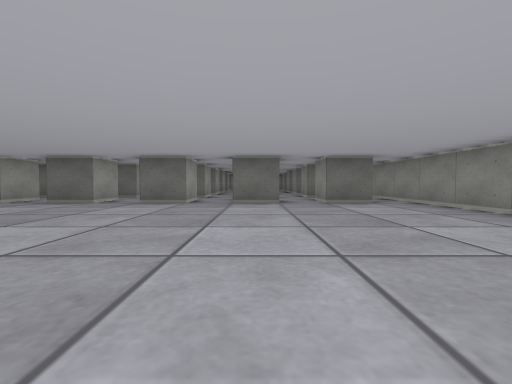
View 1 (above)

19 first-person views from a walk through a cub3D maze. The camera is about half as high as the walls, tilts 2° down and sees 90° across. The floor is counted in squares. Each view is taken from the middle of a square. On the plan, view 1 faces up. The plan holds only what a view shows up to about 9 squares ahead; the rest is blank.

View 2
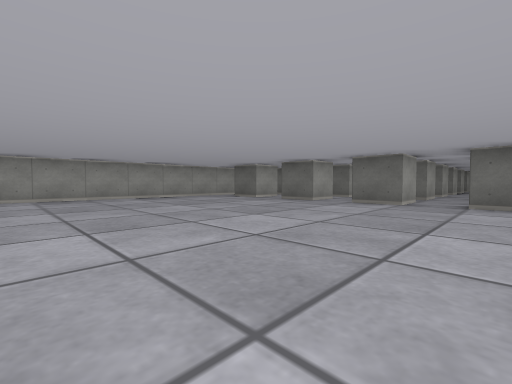

View 3
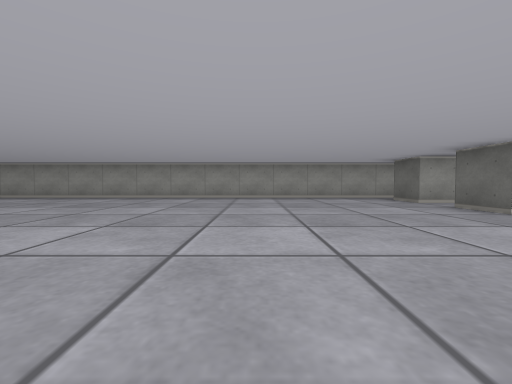

View 4
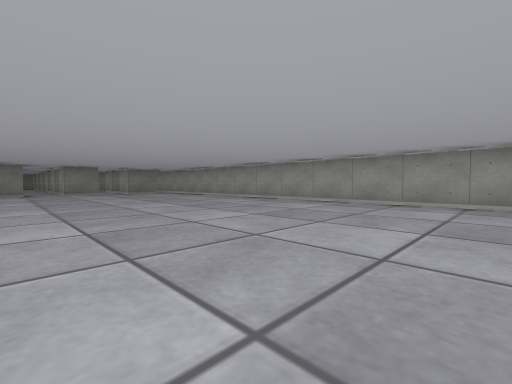

View 5
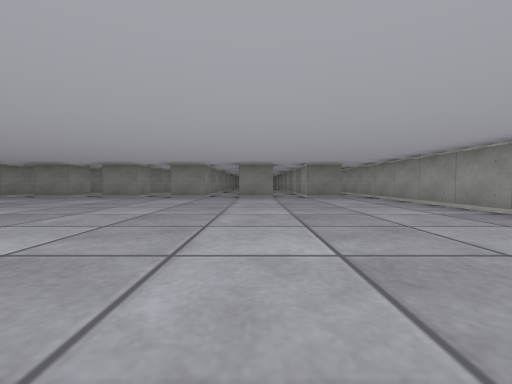

View 6
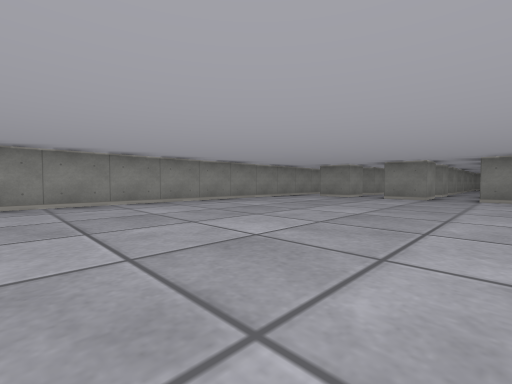

View 7
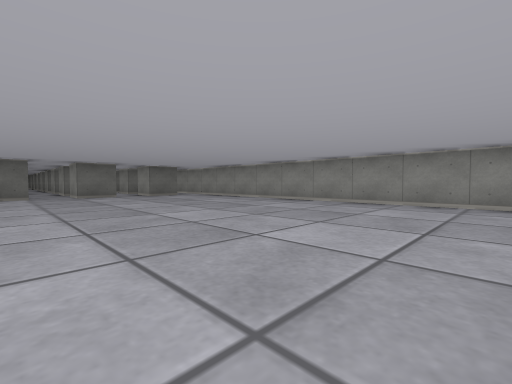

View 8
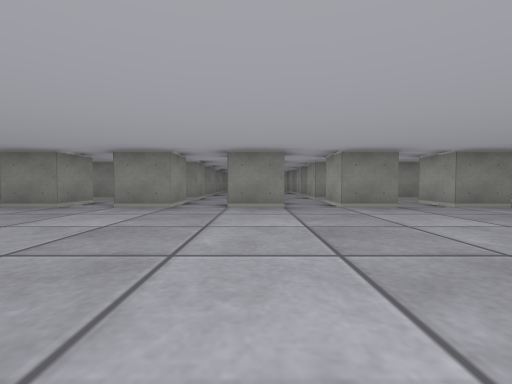

View 9
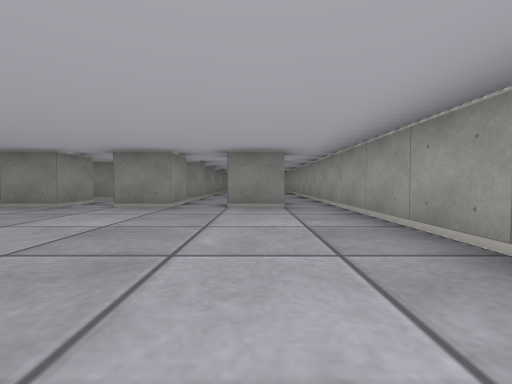

View 10
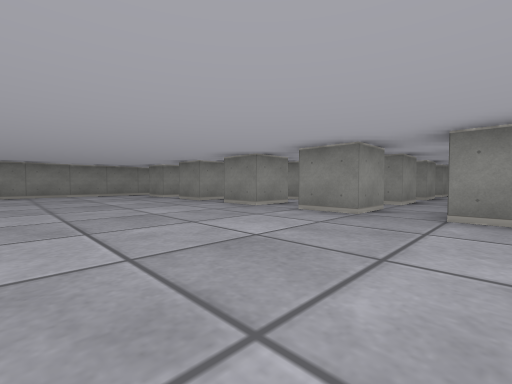

View 11
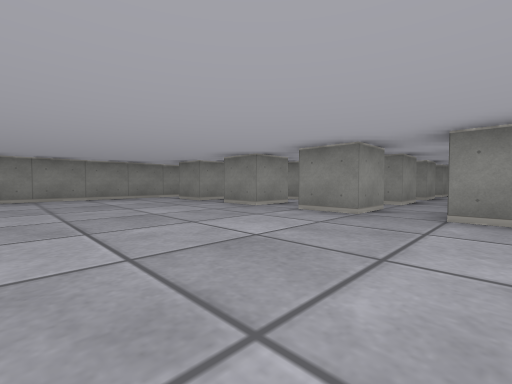

View 12
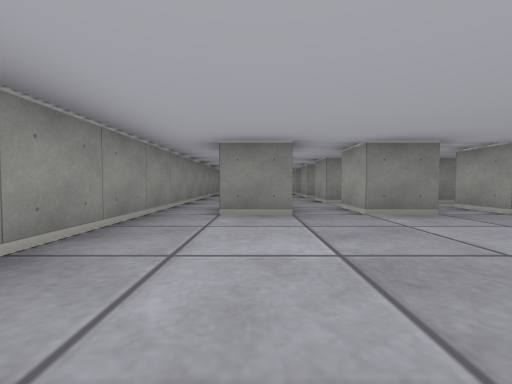

View 13
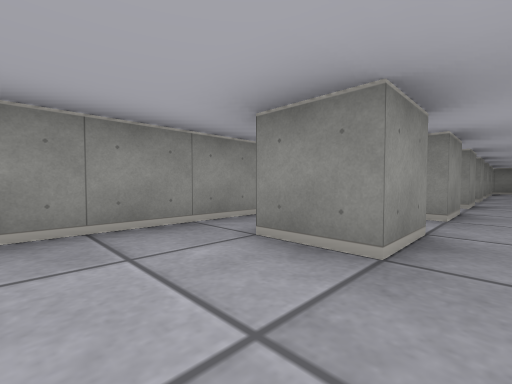

View 14
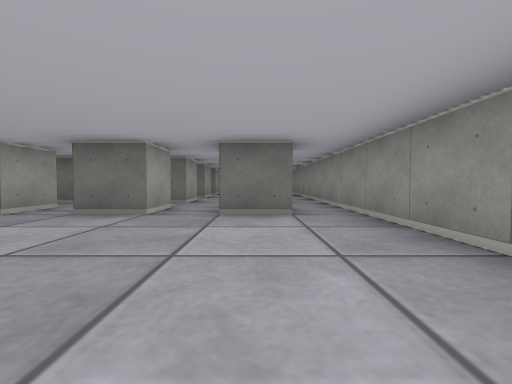

View 15
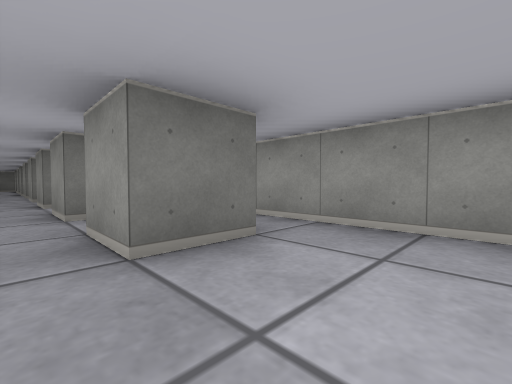

View 16
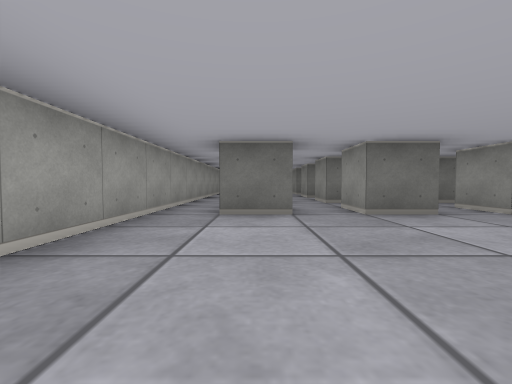

View 17
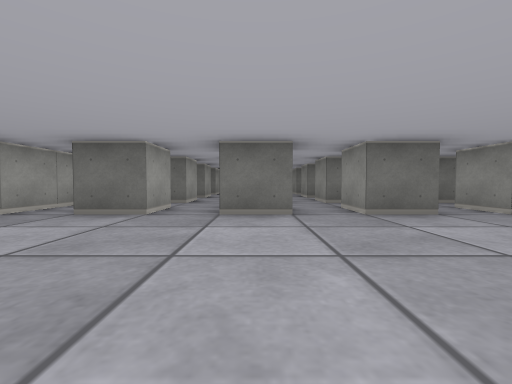

View 18
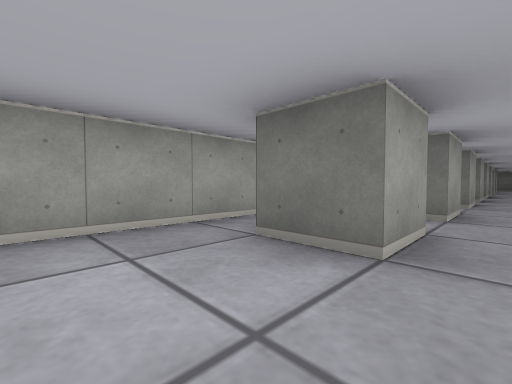

View 19
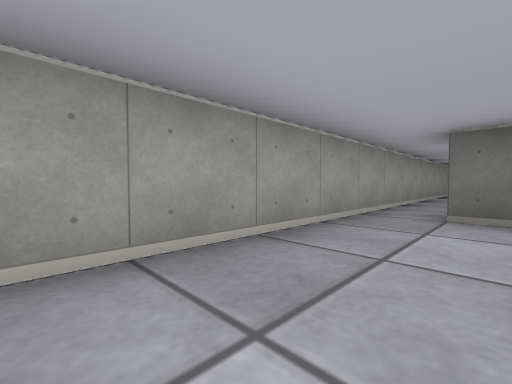

### Floor plan
Points are (right, up) in squares from view 1. A wall is a line through its corners. A room is listed if a view was taken in it or the views show most of it. See-through windows are left out.
Room 1 (views 1, 2, 3, 4, 5, 6, 7, 8, 9, 10, 11, 12, 13, 14, 15, 16, 17, 18, 19)
walls: (-1.5, 6.6) (-1.5, 5.5) (-2.5, 5.5) (-2.5, 6.5); (-3.5, 6.5) (-3.5, 5.5) (-4.5, 5.5) (-4.5, 6.5); (0.5, 6.5) (0.5, 5.5) (-0.5, 5.5) (-0.5, 6.5); (2.6, 5.5) (1.5, 5.5) (1.5, 6.5); (-5.5, 6.6) (-5.5, 5.5) (-6.5, 5.5); (-3.4, 7.5) (-4.5, 7.5) (-4.5, 8.5); (1.5, 7.5) (1.5, 8.5); (-1.5, 8.5) (-1.5, 7.5) (-2.5, 7.5) (-2.5, 8.5); (0.5, 8.5) (0.5, 7.5) (-0.5, 7.5) (-0.5, 8.2); (-5.5, 8.5) (-5.5, 7.5) (-6.4, 7.5); (-4.5, 9.5) (-4.5, 10.5); (1.5, 9.5) (1.5, 10.5); (-6.6, -11.5) (-5.5, -11.5) (-5.5, -12.5); (-1.5, 10.5) (-1.5, 9.5) (-2.5, 9.5) (-2.5, 10.5); (-0.5, -12.5) (-0.5, -11.5) (0.5, -11.5) (0.5, -12.5); (-2.5, -12.6) (-2.5, -11.5) (-1.5, -11.5) (-1.5, -12.5); (0.5, 10.5) (0.5, 9.5); (-4.5, -12.6) (-4.5, -11.5) (-3.5, -11.5) (-3.5, -12.5); (-5.5, 10.5) (-5.5, 9.5); (1.5, -12.6) (1.5, -11.5) (2.5, -11.5); (1.5, 11.5) (1.5, 12.5); (-6.2, -13.5) (-5.5, -13.5); (-0.5, -14.5) (-0.5, -13.5) (0.5, -13.5) (0.5, -14.5); (-2.5, -14.6) (-2.5, -13.5) (-1.6, -13.5); (-4.5, -14.6) (-4.5, -13.5) (-3.5, -13.5) (-3.5, -14.5); (-5.5, 12.5) (-5.5, 11.5); (1.5, -14.5) (1.5, -13.5) (2.2, -13.5); (-7.5, 12.5) (-7.5, -16); (1.5, 13.5) (1.5, 14.5); (-0.5, -16) (-0.5, -15.5) (0.5, -15.5) (0.5, -16.5); (-2.5, -16.5) (-2.5, -15.5); (-4.5, -16.5) (-4.5, -15.5) (-3.5, -15.5) (-3.5, -16); (-5.5, 14.4) (-5.5, 13.6); (1.5, -16.5) (1.5, -15.5); (3.5, -17) (3.5, 11); (-2.5, -18.5) (-2.5, -17.5); (-4.5, -18.5) (-4.5, -17.5); (1.5, -18.5) (1.5, -17.5); (1.5, -20.4) (1.5, -19.6)

Positions as (right, up) in squares from view 1, and headings:
1: (0, 0), facing up
2: (0, 0), facing up-left
3: (0, 2), facing left
4: (-2, -1), facing down-left
5: (-4, -4), facing down
6: (-2, -4), facing down-right
7: (-2, -3), facing up-right
8: (-2, -7), facing down
9: (-6, -7), facing down
10: (-6, -8), facing down-right
11: (-4, -8), facing down-right
12: (2, -8), facing down
13: (1, -10), facing down-right
14: (2, 2), facing up
15: (1, 4), facing up-right
16: (-6, 2), facing up
17: (-4, 2), facing up
18: (-5, 4), facing up-left
19: (-6, 2), facing up-left
